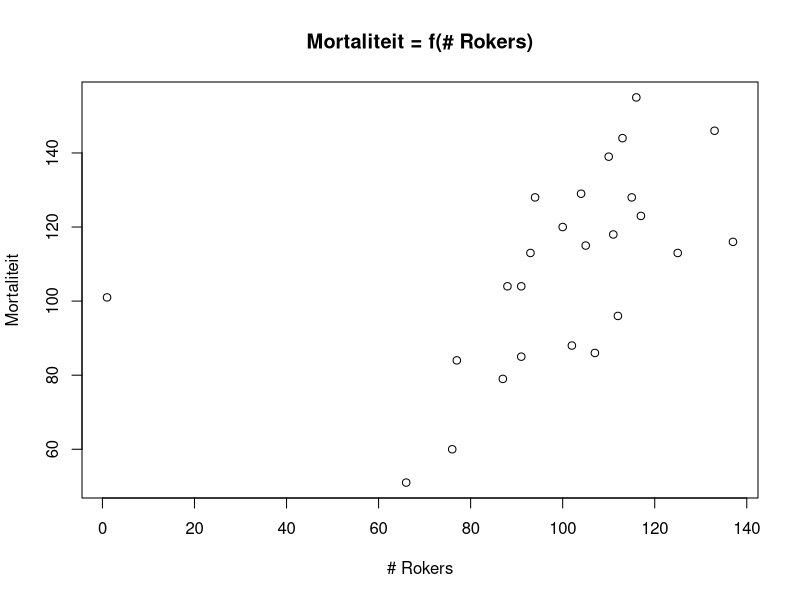

The R script that drew this image: (Note: this script raises an error after producing the figure.)
# Inleiding
# Testen omtrent discrete verdelingen
NrJongens = c(34,33,7)
NrMeisjes = c(22,22,4)
Ctable = data.frame(NrJongens,NrMeisjes)
ChiSq = chisq.test(Ctable)
ChiSq
ChiSq$observed
ChiSq$expected

# Rijen en kolommen omwisselen zou zelfde resultaat moeten opbrengen
NrAtletiek = c(34, 22)
NrPaardrijden = c(33, 22)
NrSchaatsen = c(7, 4)
Ctable_2 = data.frame(NrAtletiek, NrPaardrijden, NrSchaatsen)
ChiSq_2 = chisq.test(Ctable_2)
ChiSq_2$observed
ChiSq_2$expected

# Oefening 1
gegevens = read.csv(file="Data/resultaten.csv", header=TRUE, dec=",", sep=";")
# data.frame werkt enkel bij getalwaarden, anders: gebruik ftable!!
gender_kleur_ctable = ftable(gegevens$geslacht, gegevens$kleur)
gender_kleur_test = chisq.test(gender_kleur_ctable)
gender_studie_ctable = ftable(gegevens$geslacht, gegevens$bachelor)
gender_studie_test = chisq.test(gender_studie_ctable)

# Oefening 2
roker = read.csv(file="Data/roken.csv", header=TRUE, dec=",", sep=";")
rokers = roker$rokers
mortaliteit = roker$mortaliteit
rokersmort = data.frame(rokers, mortaliteit)
# De plot toont een uitschieter, die verwijderen we.
plot(rokersmort, type="p", xlab="# Rokers", ylab = "Mortaliteit", 
     main="Mortaliteit = f(# Rokers)")
# Toont plot, klik op punt dat vermoedelijk de uitschieter is!
# index_uitschieters<-identify(rokersmort, n = 1)
# Verwijdert aangeduid punt.
# rokersmort_zonder_uitschieter = rokersmort[-index_uitschieters,]
png("Res3/ScatterplotRokersMortaliteitZonderUitschieters.png")
plot(rokersmort_zonder_uitschieter, type="p", xlab="# Rokers", ylab = "Mortaliteit", 
     main="Mortaliteit = f(# Rokers)")
dev.off()
# Zijn de gegevens normaal verdeeld?
normaliteit_rokers = shapiro.test(rokersmort_zonder_uitschieter$rokers)
normaliteit_mortaliteit = shapiro.test(rokersmort_zonder_uitschieter$mortaliteit)
# Berekening correlatiecoëfficiënt.
lineair_verband_test = cor.test(rokersmort_zonder_uitschieter$rokers, 
         rokersmort_zonder_uitschieter$mortaliteit, method="pearson")

# Oefening 3
gegevens = read.csv(file="Data/azijnzuur.csv", header=TRUE, dec=",", sep=";")
# Een plot is zinvol voor uitvoering van de test
#png("Res3/Azijnzuur.png")
#plot(gegevens, type="p", xlab="gewicht", ylab = "dichtheid", 
#     main="Mortaliteit = f(gewicht)")
#dev.off()
# Geen zichtbare uitschieters
azijnzuur_test = cor.test(gegevens$gewicht, gegevens$dichtheid, method="pearson")
normaliteit_gewicht = shapiro.test(gegevens$gewicht)
normaliteit_dichtheid = shapiro.test(gegevens$dichtheid)

# Oefening 4
gegevens = read.csv(file="Data/vis.csv", header=TRUE, dec=",", sep=";")
prijzen = data.frame(gegevens$Prijs70, gegevens$Prijs80)
png("Res3/Vis.png")
plot(prijzen, type="p", xlab="Prijs70", ylab = "Prijs80", 
     main="Prijs80 = f(Prijs70)")
dev.off()
normaliteit_prijs70 = shapiro.test(gegevens$Prijs70)
normaliteit_prijs80 = shapiro.test(gegevens$Prijs80)
# De gegevens zijn niet normaal verdeeld dus werken we met de Spearman
# correlatiecoëfficiënt
vis_test = cor.test(gegevens$Prijs70, gegevens$Prijs80, method="spearman")

# Niet aangeduid als oefening, maar er waren wat vragen voor het opstellen 
# van een lineair regressiemodel voor de roker data
model = lm(rokersmort_zonder_uitschieter$mortaliteit ~ rokersmort_zonder_uitschieter$rokers)
# Print het resultaat van het model
# print(summary(model))
# De residuen zijn ook interessant
rawres = residuals(model)
png("Res3/ResidualsQQ.png")
qqnorm(rawres, xlab="Standard Normal Quantiles", ylab="Raw Residuals", 
       main= "Raw Residual-Normal QQ-plot")
dev.off()
# Nog enkele interessante plots
# Scatterplot tussen 2 variabelen
png("Res3/RokersMortaliteitQQ.png")
plot(rokersmort_zonder_uitschieter$rokers, rokersmort_zonder_uitschieter$mortaliteit, 
     xlab="Rokers", ylab="Mortaliteit", main= "Mortaliteit = f(Rokers)")
abline(model, col="red", lty=1)
dev.off()
# Gestandaardiseerde residuen en Verklarende Variabele "Roker"
standres = rstandard(model)
png("Res3/RokersStandaardresiduen.png")
plot(rokersmort_zonder_uitschieter$rokers, standres, 
     xlab="Rokers", ylab="Standardized Residuals", main= "Standardized Residuals")
abline(h=0, col="blue", lty=1)
abline(h=-2.5, col="red", lty=1)
abline(h=-2.5, col="red", lty=1)
dev.off()
# Plot tussen voorspelde en werkelijke waarden
predictmort = predict.lm(model)
png("Res3/MortaliteitVoorspeldWaargenomen.png")
plot(rokersmort_zonder_uitschieter$mortaliteit, predictmort, xlab="Geobserveerde Mortaliteit",
     ylab="Voorspelde Mortaliteit", main="Voorspelde Mortaliteit = f(Geobserveerde Mortaliteit)")
abline(a=0, b=1, col="red", lty=1)
dev.off()

# Oefening 5 (extra)
zuurstof = read.csv("Data/zuurstof.csv", header=TRUE, dec=",", sep=";")
# Scatterplot van 2 variabelen
png("Res3/ScatterplotZuurstof.png")
plot(zuurstof$zuiverheid, zuurstof$koolwaterstof, xlab="Zuiverheid", 
     ylab="Koolwaterstof", main="Koolwaterstof = f(Zuiverheid)")
dev.off()
# Zijn de gegevens normaal verdeeld?
zuiverheid_normaal_test = shapiro.test(zuurstof$zuiverheid)
koolwaterstof_normaal_test = shapiro.test(zuurstof$koolwaterstof)
zuurstof_corr_test = cor.test(zuurstof$zuiverheid, zuurstof$koolwaterstof, method="pearson")
# Lineair regressiemodel
zuurstof_model = lm(zuurstof$koolwaterstof ~ zuurstof$zuiverheid)
# print(summary(zuurstof_model))
samenvatting_zuurstofmodel = summary(zuurstof_model)
# Check de residuen
zuurstof_rawres = residuals(zuurstof_model)
png("Res3/ZuurstofResidualsQQ.png")
qqnorm(rawres, xlab="Standard Normal Quantiles", ylab="Raw Residuals", 
       main= "Raw Residual-Normal QQ-plot")
dev.off()
# Nog enkele plots voor het besluit
# Scatterplot van 2 variabelen met rechte van model
png("Res3/ScatterplotZuurstofMetRechte.png")
plot(zuurstof$zuiverheid, zuurstof$koolwaterstof, xlab="Zuiverheid", 
     ylab="Koolwaterstof", main="Koolwaterstof = f(Zuiverheid)")
abline(zuurstof_model, col="red", lty=1)
dev.off()
# Gestandaardiseerde residuen en Verklarende Variabele "Zuiverheid"
zuurstof_standres = rstandard(zuurstof_model)
png("Res3/ZuiverheidStandaardresiduen.png")
plot(zuurstof$zuiverheid, zuurstof_standres, 
     xlab="Zuiverheid", ylab="Standardized Residuals", main= "Standardized Residuals")
abline(h=0, col="blue", lty=1)
abline(h=-2.5, col="red", lty=1)
abline(h=-2.5, col="red", lty=1)
dev.off()
# Plot tussen voorspelde en werkelijke waarden
predictkoolwaterstof = predict.lm(zuurstof_model)
png("Res3/KoolwaterstofVoorspeldWaargenomen.png")
plot(zuurstof$koolwaterstof, predictkoolwaterstof, xlab="Geobserveerde Koolwaterstof",
     ylab="Voorspelde Koolwaterstof", main="Voorspelde Koolwaterstof = f(Geobserveerde Koolwaterstof)")
abline(a=0, b=1, col="red", lty=1)
dev.off()
# Bereken de waarde voor zuiverheid = 91
# Zo krijg je de intercept en de rico
intercept = summary(zuurstof_model)$coefficients[1, 1]
rico = summary(zuurstof_model)$coefficients[2, 1]
# Welke waarde is verwacht voor zuiverheid = 91?
print(91*rico + intercept)

# Oefening 6 (extra)
politie = read.csv(file="Data/politie.csv", header=TRUE, dec=",", sep=";")
agent_normaliteit = shapiro.test(politie$agent)
diefstal_normaliteit = shapiro.test(politie$diefstal)
# P-waarde geeft geen montoon verband aan tussen 2 variabelen
agent_diefstal_corr = cor.test(politie$agent, politie$diefstal, method="spearman")
agent_diefstal = data.frame(politie$agent, politie$diefstal)
# Scatterplot agent en diefstal
png("Res3/ScatterplotAgentDiefstal.png")
plot(agent_diefstal, type="p", xlab="Agent", ylab="Diefstal", main="Scatterplot Agent en Diefstal")
dev.off()
# Volgend command werkte niet, de uitschieter wordt dus manueel verwijderd
#politie_uitschieters<-identify(agent_diefstal, n=1)
agent_diefstal_zonder_uitschieter = agent_diefstal[-14,]
agent_zu = agent_diefstal_zonder_uitschieter$politie.agent
diefstal_zu = agent_diefstal_zonder_uitschieter$politie.diefstal
agent_normaliteit_zu = shapiro.test(agent_zu)
diefstal_normaliteit_zu = shapiro.test(diefstal_zu)
agent_diefstal_corr_zu = cor.test(agent_zu, diefstal_zu, method="pearson")
png("Res3/ScatterplotAgentDiefstalZonderUitschieter.png")
plot(agent_diefstal, type="p", xlab="Agent", ylab="Diefstal", main="Scatterplot Agent en Diefstal")
dev.off()